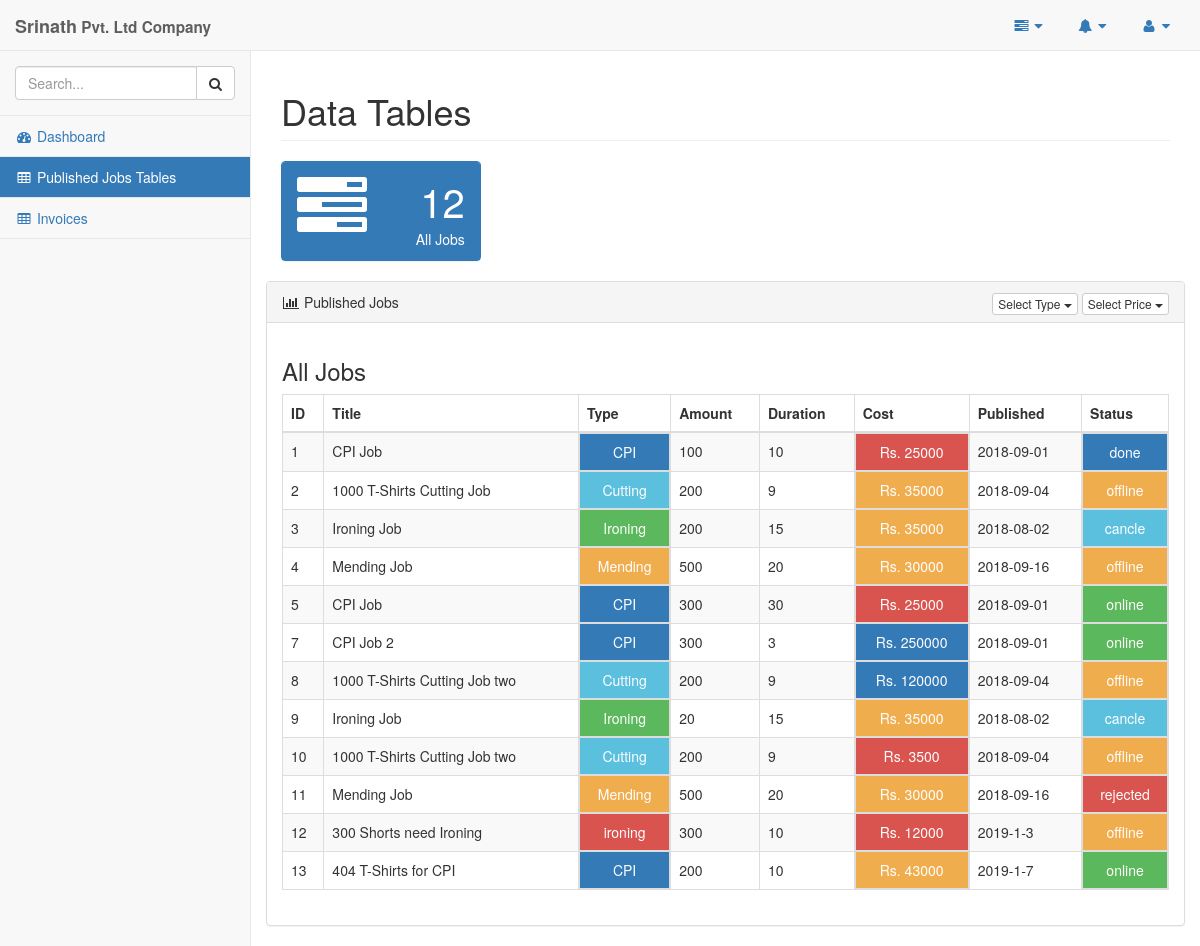
Page /pages/company_tables.php (signed in) on the committed database.
### tables this page shows
CREATE TABLE `company_job` (
  `jobID` int(11) NOT NULL,
  `jobTitle` varchar(45) DEFAULT NULL,
  `jobType` varchar(45) DEFAULT NULL,
  `jobAmount` varchar(45) DEFAULT NULL,
  `jobPeriod` varchar(45) DEFAULT NULL,
  `jobPrice` int(45) DEFAULT NULL,
  `jobDate` varchar(45) DEFAULT NULL,
  `jobStatus` varchar(45) DEFAULT NULL,
  `comID` varchar(10) NOT NULL,
  `supID` varchar(45) NOT NULL
);

### pages/query_boxes/company_all_published_jobs.php (the view)
<?php
    $queryJob="SELECT * FROM company_job";
    $resultJob=mysqli_query($conn,$queryJob);
    if(mysqli_num_rows($resultJob)>0){
        while($rowJob=mysqli_fetch_assoc($resultJob)){
            $status="danger";
            if($rowJob['jobStatus']=="offline"){
                $status="warning";
            }else if($rowJob['jobStatus']=="online"){
                $status="success";
            }else if($rowJob['jobStatus']=="cancle"){
                $status="info";
            }else if($rowJob['jobStatus']=="rejected"){
                $status="danger";
            }else if($rowJob['jobStatus']=="done"){
                $status="primary";
            }
            $cost="danger";
            if($rowJob['jobPrice']>100000){
                $cost="primary";
            }else if($rowJob['jobPrice']>75000){
                $cost="info";
            }else if($rowJob['jobPrice']>50000){
                $cost="success";
            }else if($rowJob['jobPrice']>25000){
                $cost="warning";
            }
            $type="danger";
            if($rowJob['jobType']=="CPI"){
                $type="primary";
            }else if($rowJob['jobType']=="Cutting"){
                $type="info";
            }else if($rowJob['jobType']=="Ironing"){
                $type="success";
            }else if($rowJob['jobType']=="Mending"){
                $type="warning";
            }
            echo "<tr>
                    <td>".$rowJob['jobID']."</td>
                    <td>".$rowJob['jobTitle']."</td>
                    <td class='btn btn-$type' style='width:100%;border-radius:0'>".$rowJob['jobType']."</td>
                    <td>".$rowJob['jobAmount']."</td>
                    <td>".$rowJob['jobPeriod']."</td>
                    <td class='btn btn-$cost' style='width:100%;border-radius:0'>Rs. ".$rowJob['jobPrice']."</td>
                    <td>".$rowJob['jobDate']."</td>
                    <td class='btn btn-$status' style='width:100%;border-radius:0'>".$rowJob['jobStatus']."</td>
                </tr>";
        }
    }
?>

### rows in the picture
company_job: jobID "1", jobTitle "CPI Job", jobType "CPI", jobAmount "100", jobPeriod "10", jobPrice "25000", jobDate "2018-09-01", jobStatus "done"
company_job: jobID "2", jobTitle "1000 T-Shirts Cutting Job", jobType "Cutting", jobAmount "200", jobPeriod "9", jobPrice "35000", jobDate "2018-09-04", jobStatus "offline"
company_job: jobID "3", jobTitle "Ironing Job", jobType "Ironing", jobAmount "200", jobPeriod "15", jobPrice "35000", jobDate "2018-08-02", jobStatus "cancle"
company_job: jobID "4", jobTitle "Mending Job", jobType "Mending", jobAmount "500", jobPeriod "20", jobPrice "30000", jobDate "2018-09-16", jobStatus "offline"
company_job: jobID "5", jobTitle "CPI Job", jobType "CPI", jobAmount "300", jobPeriod "30", jobPrice "25000", jobDate "2018-09-01", jobStatus "online"
company_job: jobID "7", jobTitle "CPI Job 2", jobType "CPI", jobAmount "300", jobPeriod "3", jobPrice "250000", jobDate "2018-09-01", jobStatus "online"
company_job: jobID "8", jobTitle "1000 T-Shirts Cutting Job two", jobType "Cutting", jobAmount "200", jobPeriod "9", jobPrice "120000", jobDate "2018-09-04", jobStatus "offline"
company_job: jobID "9", jobTitle "Ironing Job", jobType "Ironing", jobAmount "20", jobPeriod "15", jobPrice "35000", jobDate "2018-08-02", jobStatus "cancle"
company_job: jobID "10", jobTitle "1000 T-Shirts Cutting Job two", jobType "Cutting", jobAmount "200", jobPeriod "9", jobPrice "3500", jobDate "2018-09-04", jobStatus "offline"
company_job: jobID "11", jobTitle "Mending Job", jobType "Mending", jobAmount "500", jobPeriod "20", jobPrice "30000", jobDate "2018-09-16", jobStatus "rejected"
company_job: jobID "12", jobTitle "300 Shorts need Ironing", jobType "ironing", jobAmount "300", jobPeriod "10", jobPrice "12000", jobDate "2019-1-3", jobStatus "offline"
company_job: jobID "13", jobTitle "404 T-Shirts for CPI", jobType "CPI", jobAmount "200", jobPeriod "10", jobPrice "43000", jobDate "2019-1-7", jobStatus "online"

### other values in the picture
$_SESSION['userName'] "Srinath"
$row['jobCount'] "12"
